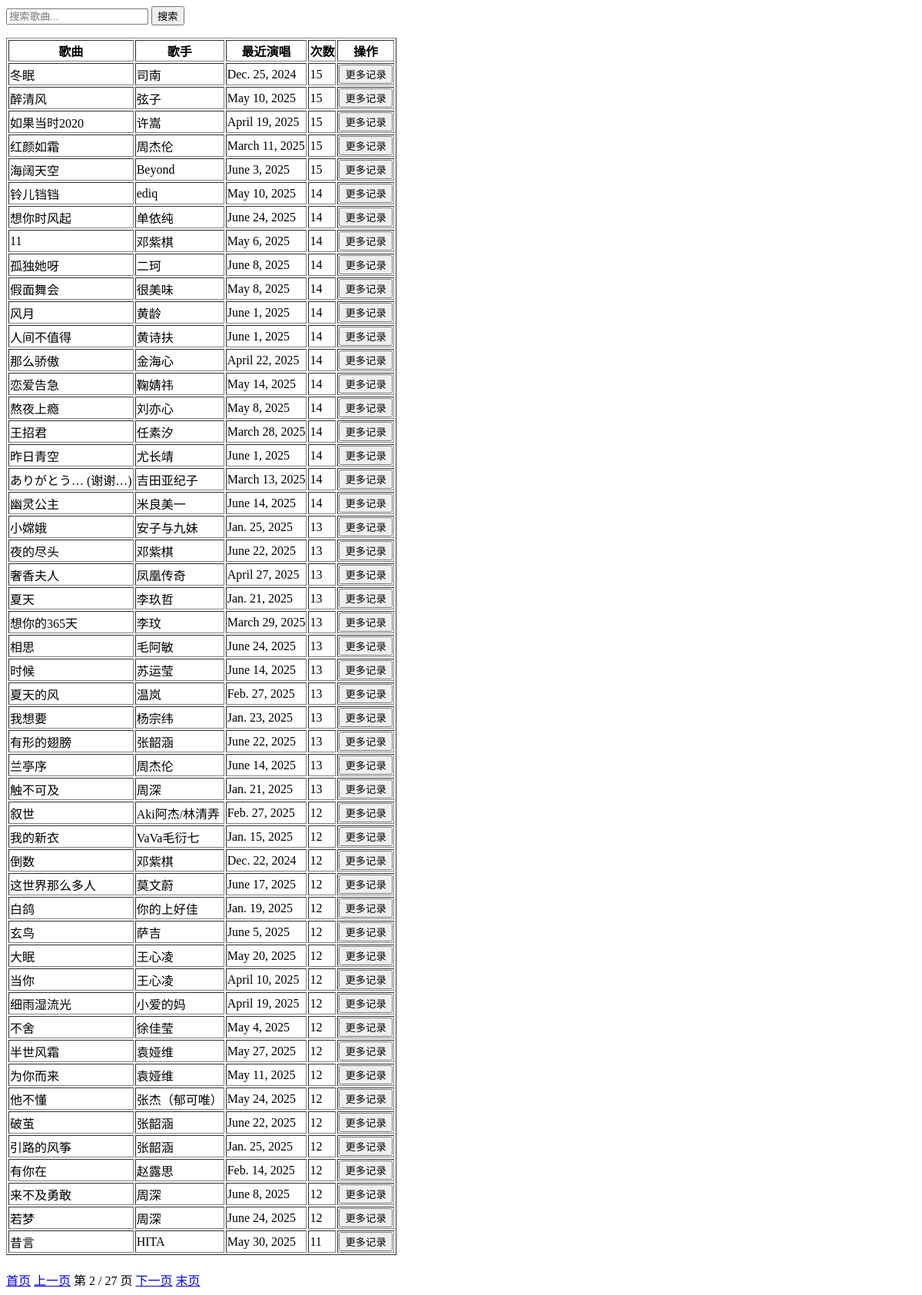
The app's page /?page=2, older data.
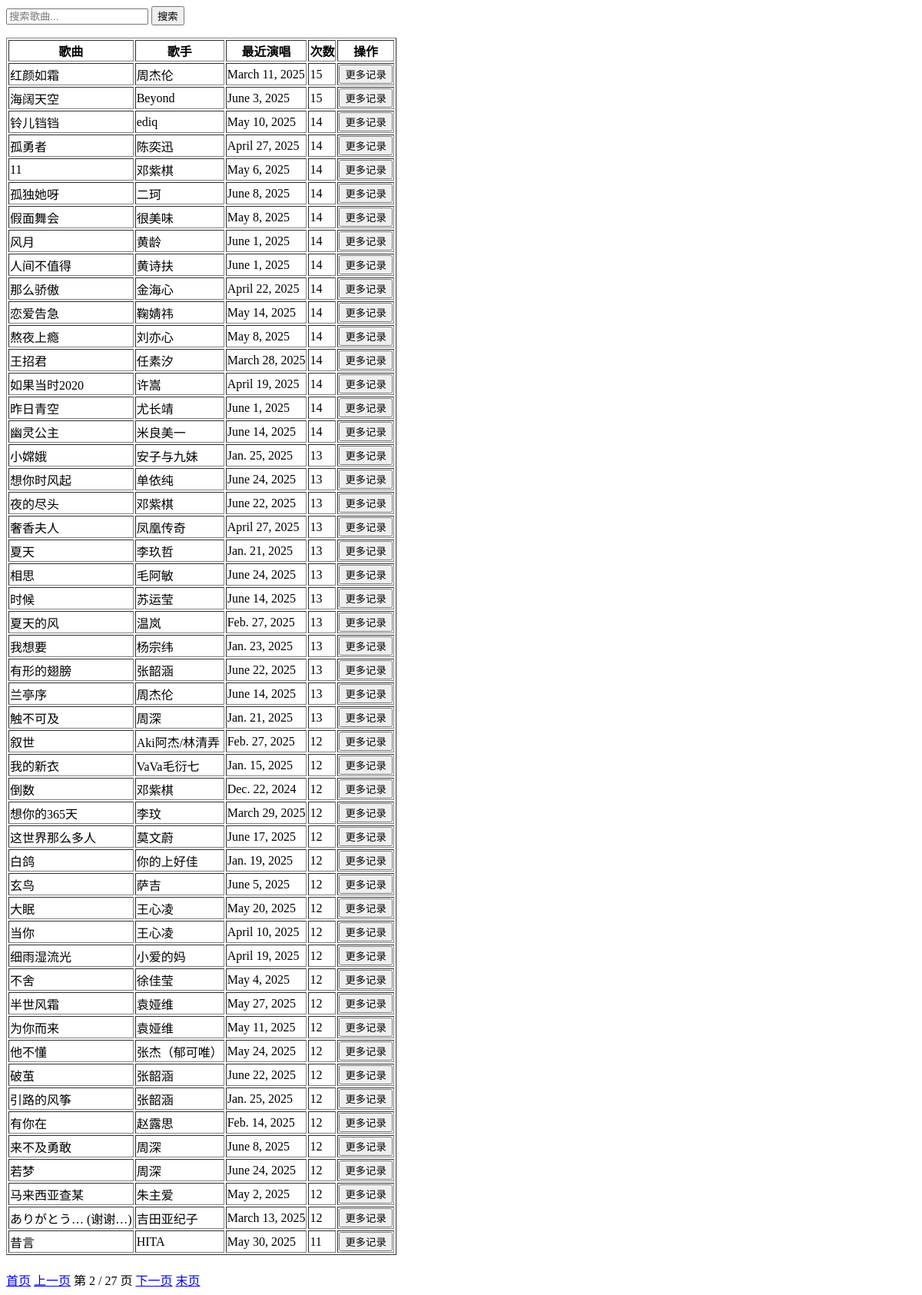
The same page, newer data.
### main/models.py (models this page shows, shortened)
class Songs(models.Model):
    song_name = models.CharField(max_length=200)
    singer = models.CharField(max_length=200, blank=True, null=True)
    last_performed = models.DateField(blank=True, null=True)
    perform_count = models.IntegerField(default=0)
    language = models.CharField(max_length=50, blank=True, null=True)

### main/views.py (the view)
# urls.py: path("",views.songs_list,name="歌单"),
def songs_list(request):
    query = request.GET.get("q","")
    songs = Songs.objects.all().order_by("-perform_count")
    if query:
        songs = songs.filter(song_name__icontains=query)
    paginator = Paginator(songs, 50)
    page_num = request.GET.get("page")
    page_obj = paginator.get_page(page_num)
    return render(request, "songs_list.html", {"page_obj":page_obj})

### templates/songs_list.html (shortened to what this page needs)
<html>
<head>
</head>
<body>
    <form method="get">
        <input type="text" name="q" placeholder="搜索歌曲..." value="{{ query|default:'' }}">
        <button type="submit">搜索</button>
    </form>
    <table border="1">
        <tr>
            <th>歌曲</th>
            <th>歌手</th>
            <th>最近演唱</th>
            <th>次数</th>
            <th>操作</th>
        </tr>
        {% for song in page_obj %}
        <tr>
            <td>{{ song.song_name }}</td>
            <td>{{ song.singer }}</td>
            <td>{{ song.last_performed }}</td>
            <td>{{ song.perform_count }}</td>
            <td>
                <button onclick="toggleDetails({{ song.id }}, this)">更多记录</button>
            </td>
        </tr>
        {% empty %}
        <tr>
            <td colspan="5">暂无数据</td>
        </tr>
        {% endfor %}
    </table>
    <div style="margin-top: 20px;">
        {% if page_obj.has_previous %}
        <a href="?page=1{% if query %}&q={{ query }}{% endif %}">首页</a>
        <a href="?page={{ page_obj.previous_page_number }}{% if query %}&q={{ query }}{% endif %}">上一页</a>
        {% endif %}
        <span>第 {{ page_obj.number }} / {{ page_obj.paginator.num_pages }} 页</span>
        {% if page_obj.has_next %}
        <a href="?page={{ page_obj.next_page_number }}{% if query %}&q={{ query }}{% endif %}">下一页</a>
        <a href="?page={{ page_obj.paginator.num_pages }}{% if query %}&q={{ query }}{% endif %}">末页</a>
        {% endif %}
    </div>
</body>
</html>

Row changes from the older to the newer data that the page shows:
no longer on this page (row unchanged): Songs: song_name "冬眠", singer "司南", last_performed "Dec. 25, 2024", perform_count "15"
no longer on this page (row unchanged): Songs: song_name "醉清风", singer "弦子", last_performed "May 10, 2025", perform_count "15"
now on this page (row edited): Songs: song_name "孤勇者", singer "陈奕迅", last_performed "April 27, 2025", perform_count "14"
changed Songs "如果当时2020": perform_count "15" → "14"; moves down the list
changed Songs "想你时风起": perform_count "14" → "13"; moves down the list
changed Songs "想你的365天": perform_count "13" → "12"; moves down the list
now on this page (row edited): Songs: song_name "马来西亚查某", singer "朱主爱", last_performed "May 2, 2025", perform_count "12"
changed Songs "ありがとう… (谢谢…)": perform_count "14" → "12"; moves down the list
